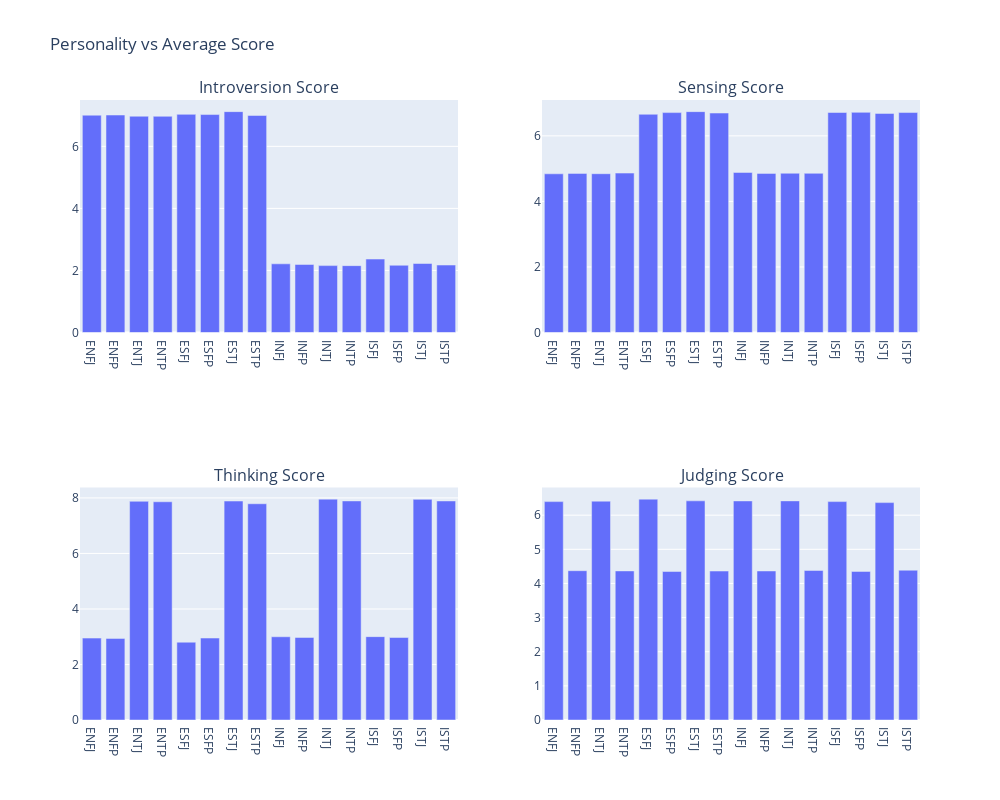

The notebook cell saved with this chart:
### Code cell
from plotly.subplots import make_subplots

# Create subplots with 2 rows and 2 columns
fig_dashboard = make_subplots(rows=2, cols=2, 
                              subplot_titles=("Introversion Score", "Sensing Score", "Thinking Score", "Judging Score"))

Introversion_Score = df.groupby('Personality')['Introversion Score'].mean().reset_index()
fig_dashboard.add_trace(px.bar(Introversion_Score, x='Personality', y='Introversion Score').data[0], row=1, col=1)

Sensing_Score = df.groupby('Personality')['Sensing Score'].mean().reset_index()
fig_dashboard.add_trace(px.bar(Sensing_Score, x='Personality', y='Sensing Score').data[0], row=1, col=2)

Thinking_Score = df.groupby('Personality')['Thinking Score'].mean().reset_index()
fig_dashboard.add_trace(px.bar(Thinking_Score, x='Personality', y='Thinking Score').data[0], row=2, col=1)

Judging_Score = df.groupby('Personality')['Judging Score'].mean().reset_index()
fig_dashboard.add_trace(px.bar(Judging_Score, x='Personality', y='Judging Score').data[0], row=2, col=2)

# Update layout for the dashboard
fig_dashboard.update_layout(height=800, width=1000, title_text="Personality vs Average Score")

fig_dashboard.show()

### Figure 1 — Plotly figure (JSON) as saved in the notebook; plotly's stock layout.template omitted (floating-point values rounded to 4 significant figures)
{"data": [{"alignmentgroup": "True", "hovertemplate": "Personality=%{x}<br>Introversion Score=%{y}<extra></extra>", "legendgroup": "", "marker": {"color": "#636efa", "pattern": {"shape": ""}}, "name": "", "offsetgroup": "", "orientation": "v", "showlegend": false, "textposition": "auto", "type": "bar", "x": ["ENFJ", "ENFP", "ENTJ", "ENTP", "ESFJ", "ESFP", "ESTJ", "ESTP", "INFJ", "INFP", "INTJ", "INTP", "ISFJ", "ISFP", "ISTJ", "ISTP"], "xaxis": "x", "y": [7.005, 7.01, 6.971, 6.968, 7.031, 7.025, 7.119, 6.996, 2.214, 2.193, 2.156, 2.156, 2.367, 2.167, 2.224, 2.174], "yaxis": "y"}, {"alignmentgroup": "True", "hovertemplate": "Personality=%{x}<br>Sensing Score=%{y}<extra></extra>", "legendgroup": "", "marker": {"color": "#636efa", "pattern": {"shape": ""}}, "name": "", "offsetgroup": "", "orientation": "v", "showlegend": false, "textposition": "auto", "type": "bar", "x": ["ENFJ", "ENFP", "ENTJ", "ENTP", "ESFJ", "ESFP", "ESTJ", "ESTP", "INFJ", "INFP", "INTJ", "INTP", "ISFJ", "ISFP", "ISTJ", "ISTP"], "xaxis": "x2", "y": [4.842, 4.854, 4.844, 4.864, 6.657, 6.709, 6.738, 6.695, 4.883, 4.854, 4.858, 4.856, 6.712, 6.716, 6.684, 6.71], "yaxis": "y2"}, {"alignmentgroup": "True", "hovertemplate": "Personality=%{x}<br>Thinking Score=%{y}<extra></extra>", "legendgroup": "", "marker": {"color": "#636efa", "pattern": {"shape": ""}}, "name": "", "offsetgroup": "", "orientation": "v", "showlegend": false, "textposition": "auto", "type": "bar", "x": ["ENFJ", "ENFP", "ENTJ", "ENTP", "ESFJ", "ESFP", "ESTJ", "ESTP", "INFJ", "INFP", "INTJ", "INTP", "ISFJ", "ISFP", "ISTJ", "ISTP"], "xaxis": "x3", "y": [2.951, 2.94, 7.878, 7.861, 2.803, 2.952, 7.888, 7.79, 2.999, 2.974, 7.957, 7.892, 3.003, 2.971, 7.949, 7.891], "yaxis": "y3"}, {"alignmentgroup": "True", "hovertemplate": "Personality=%{x}<br>Judging Score=%{y}<extra></extra>", "legendgroup": "", "marker": {"color": "#636efa", "pattern": {"shape": ""}}, "name": "", "offsetgroup": "", "orientation": "v", "showlegend": false, "textposition": "auto", "type": "bar", "x": ["ENFJ", "ENFP", "ENTJ", "ENTP", "ESFJ", "ESFP", "ESTJ", "ESTP", "INFJ", "INFP", "INTJ", "INTP", "ISFJ", "ISFP", "ISTJ", "ISTP"], "xaxis": "x4", "y": [6.397, 4.374, 6.411, 4.367, 6.47, 4.349, 6.42, 4.364, 6.417, 4.365, 6.419, 4.38, 6.398, 4.352, 6.368, 4.388], "yaxis": "y4"}], "layout": {"annotations": [{"font": {"size": 16}, "showarrow": false, "text": "Introversion Score", "x": 0.225, "xanchor": "center", "xref": "paper", "y": 1, "yanchor": "bottom", "yref": "paper"}, {"font": {"size": 16}, "showarrow": false, "text": "Sensing Score", "x": 0.775, "xanchor": "center", "xref": "paper", "y": 1, "yanchor": "bottom", "yref": "paper"}, {"font": {"size": 16}, "showarrow": false, "text": "Thinking Score", "x": 0.225, "xanchor": "center", "xref": "paper", "y": 0.375, "yanchor": "bottom", "yref": "paper"}, {"font": {"size": 16}, "showarrow": false, "text": "Judging Score", "x": 0.775, "xanchor": "center", "xref": "paper", "y": 0.375, "yanchor": "bottom", "yref": "paper"}], "height": 800, "title": {"text": "Personality vs Average Score"}, "width": 1000, "xaxis": {"anchor": "y", "domain": [0, 0.45]}, "xaxis2": {"anchor": "y2", "domain": [0.55, 1]}, "xaxis3": {"anchor": "y3", "domain": [0, 0.45]}, "xaxis4": {"anchor": "y4", "domain": [0.55, 1]}, "yaxis": {"anchor": "x", "domain": [0.625, 1]}, "yaxis2": {"anchor": "x2", "domain": [0.625, 1]}, "yaxis3": {"anchor": "x3", "domain": [0, 0.375]}, "yaxis4": {"anchor": "x4", "domain": [0, 0.375]}}}
